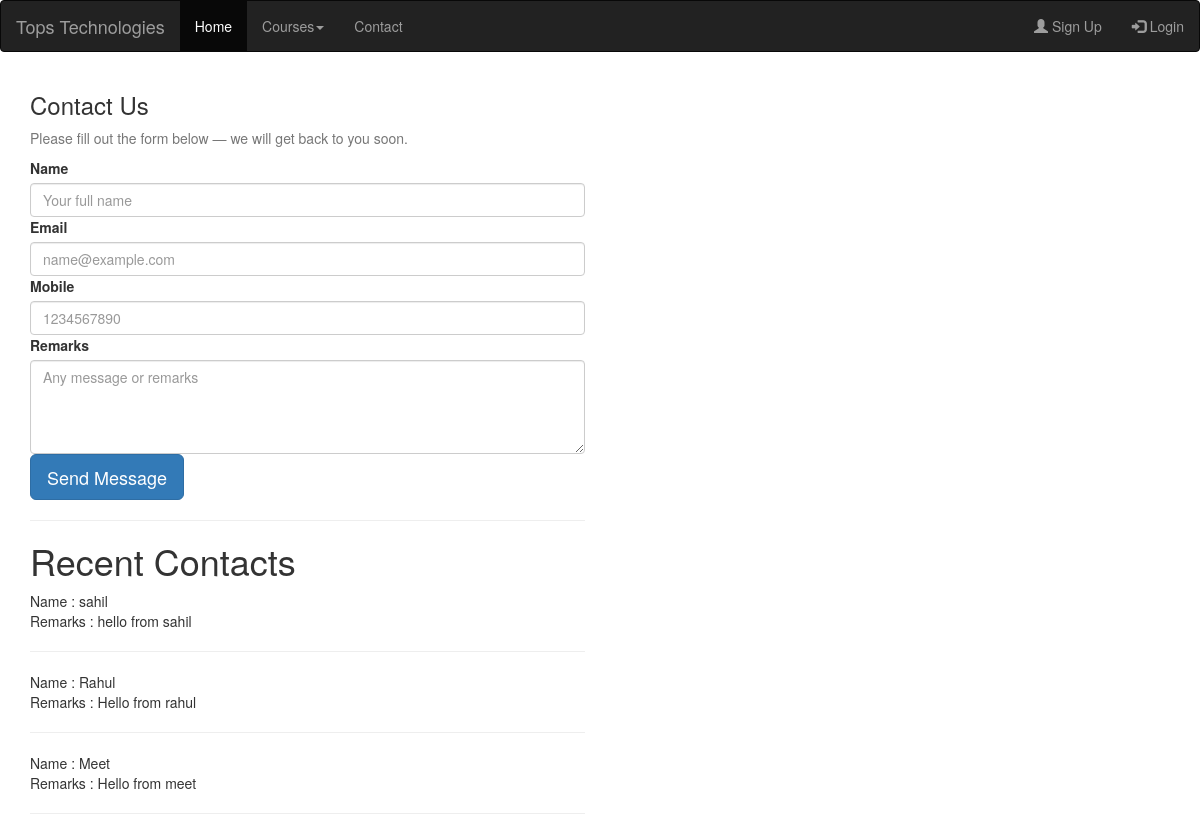
The app's page /contact/, older data.
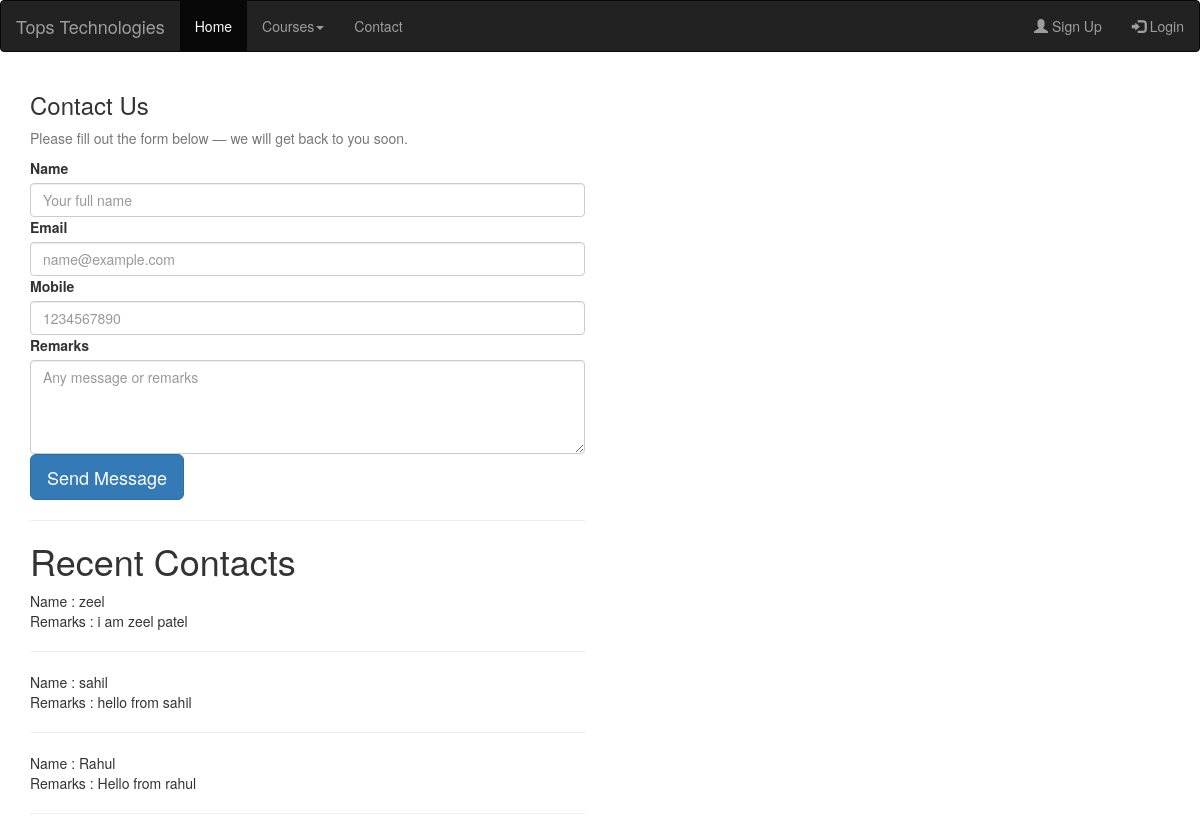
The same page, newer data.
### myapp/models.py (models this page shows, shortened)
class Contact(models.Model):
    name = models.CharField(max_length=100)
    email = models.EmailField()
    mobile = models.PositiveIntegerField()
    remarks = models.TextField()

### myapp/views.py (the view)
# urls.py: path('contact/',views.contact,name='contact'),
def contact(request):
    if request.method == "POST":
        Contact.objects.create(
            name = request.POST['name'],
            email = request.POST['email'],
            mobile = request.POST['mobile'],
            remarks = request.POST['remarks']
        )
        msg = "Contact Saved Successfully!"
        contacts = Contact.objects.all().order_by("-id")[:3]
        return render(request,'contact.html',{'msg':msg,'contacts':contacts})
    else:
        contacts = Contact.objects.all().order_by("-id")[:3]
        return render(request,'contact.html',{'contacts':contacts})

### myapp/templates/contact.html (shortened to what this page needs)
{% extends 'header.html' %}
{% block Content%}
<!DOCTYPE html>
<html lang="en">
<head>
</head>
<body>
    <main class="container py-5">
        <div class="row justify-content-center">
            <div class="col-12 col-md-8 col-lg-6">
                <div class="card shadow-sm">
                    <div class="card-body">
                        <h3 class="card-title mb-3">Contact Us</h3>
                        <p class="text-muted mb-4">Please fill out the form below — we will get back to you soon.</p>
                        <form id="contactForm" name="contact" method="post" action="{% url 'contact' %}"
                            class="needs-validation" novalidate>
                            <div class="mb-3">
                                <label for="name" class="form-label">Name</label>
                                <input type="text" class="form-control" id="name" name="name"
                                    placeholder="Your full name" required>
                            </div>
                            <div class="mb-3">
                                <label for="email" class="form-label">Email</label>
                                <input type="email" class="form-control" id="email" name="email"
                                    placeholder="name@example.com" required>
                            </div>
                            <div class="mb-3">
                                <label for="mobile" class="form-label">Mobile</label>
                                <input type="tel" class="form-control" id="mobile" name="mobile"
                                    placeholder="1234567890" pattern="[0-9]{10}" required>
                            </div>
                            <div class="mb-3">
                                <label for="remarks" class="form-label">Remarks</label>
                                <textarea class="form-control" id="remarks" name="remarks" rows="4"
                                    placeholder="Any message or remarks" required></textarea>
                            </div>
                            <div class="d-grid mb-3">
                                <button class="btn btn-primary btn-lg" type="submit">Send Message</button>
                            </div>
                        </form>
                        <hr>
                        <h1>Recent Contacts</h1>
                        {% for i in contacts%}
                        Name : {{i.name}}<br>
                        Remarks : {{i.remarks}}<br>
                        <hr>
                        {% endfor%}
                    </div>
                </div>
            </div>
        </div>
    </main>
</body>
</html>
{% endblock %}

Row changes from the older to the newer data that the page shows:
no longer on this page (row unchanged): Contact: name "Meet", remarks "Hello from meet"
added Contact: name "zeel", remarks "i am zeel patel"
